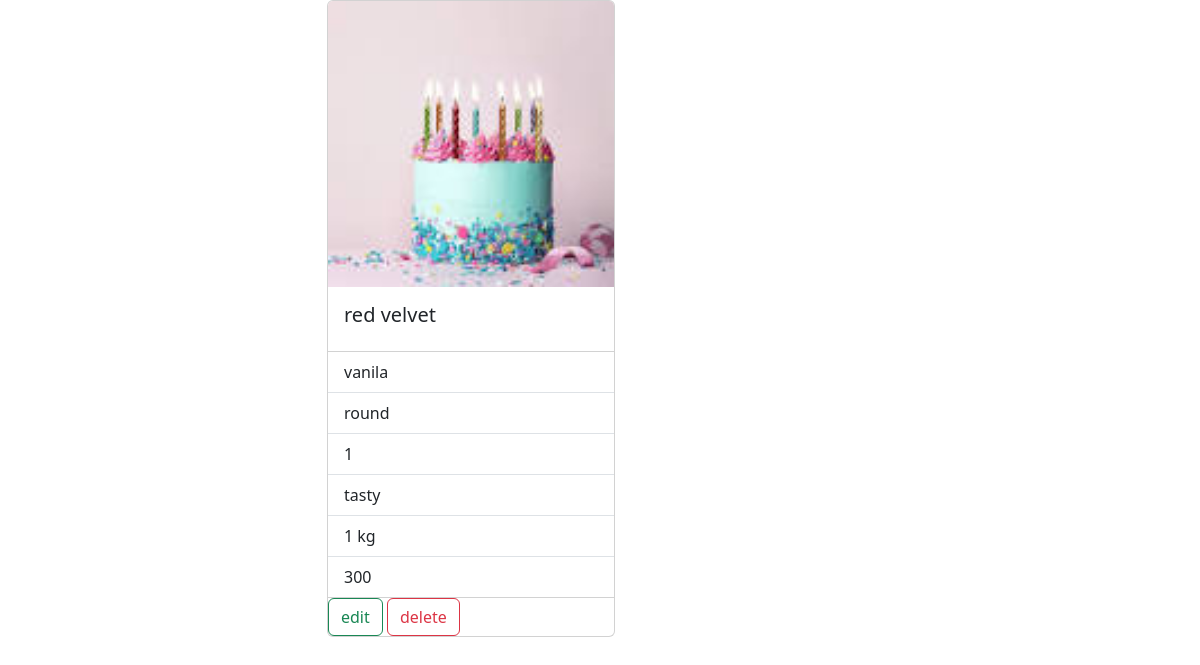
/detail/8/, run on the app's committed database.
### myapp/models.py (models this page shows, shortened)
class Cake(models.Model):
    name=models.CharField(max_length=200)
    flavour=models.CharField(max_length=200)
    options=(
        ("round","round"),
        ("square","square"),
        ("heart","heart"),
        ("other","other")
    )
    shape=models.CharField(max_length=200,choices=options,default="round",blank=True,null=True)
    layer=models.CharField(max_length=100)
    description=models.CharField(max_length=300,null=True,blank=True)
    weight=models.CharField(max_length=200)
    price=models.PositiveIntegerField()
    pic=models.ImageField(upload_to="pictures",null=True,blank=True)

### myapp/views.py (the view)
# urls.py: path("detail/<int:pk>/",views.CakeDetailView.as_view(),name="cakedetail"),
class CakeDetailView(View):
    def get(self,request,*args,**kwargs):
        id=kwargs.get("pk")
        qs=Cake.objects.get(id=id)
        return render(request,"cake-detail.html",{"cake":qs})

### myapp/templates/cake-detail.html (shortened to what this page needs)
<!DOCTYPE html>
<html lang="en">
<head>
    <link href="https://cdn.jsdelivr.net/npm/bootstrap@5.3.0-alpha1/dist/css/bootstrap.min.css" rel="stylesheet">
</head>
<body>
    <div class="container">
      <div class="row">
        <div class="col-3"></div>
        <div class="col-6">
          <div class="card" style="width: 18rem">
            {%if cake.pic%}
            <img src="{{cake.pic.url}}" class="card-img-top" alt="...">
            {%endif%}
            <div class="card-body">
              <h5 class="card-title">{{cake.name}}</h5>
            </div>
            <ul class="list-group list-group-flush">
              <li class="list-group-item">{{cake.flavour}}</li>
              <li class="list-group-item">{{cake.shape}}</li>
              <li class="list-group-item">{{cake.layer}}</li>
              <li class="list-group-item">{{cake.description}}</li>
              <li class="list-group-item">{{cake.weight}}</li>
              <li class="list-group-item">{{cake.price}}</li>
            </ul>
          <div>
            <a href="{%url 'cakeedit' cake.id%}" class="btn btn-outline-success">edit</a>
              <a href="{%url 'cakeremove' cake.id%}" class="btn btn-outline-danger">delete</a>
            </div>
          </div>
        </div>
        <div class="col-3"></div>
      </div>
    </div>
</body>
</html>

### data on the page
Cake: pic (picture), name "red velvet", flavour "vanila", shape "round", layer "1", description "tasty", weight "1 kg", price "300"
